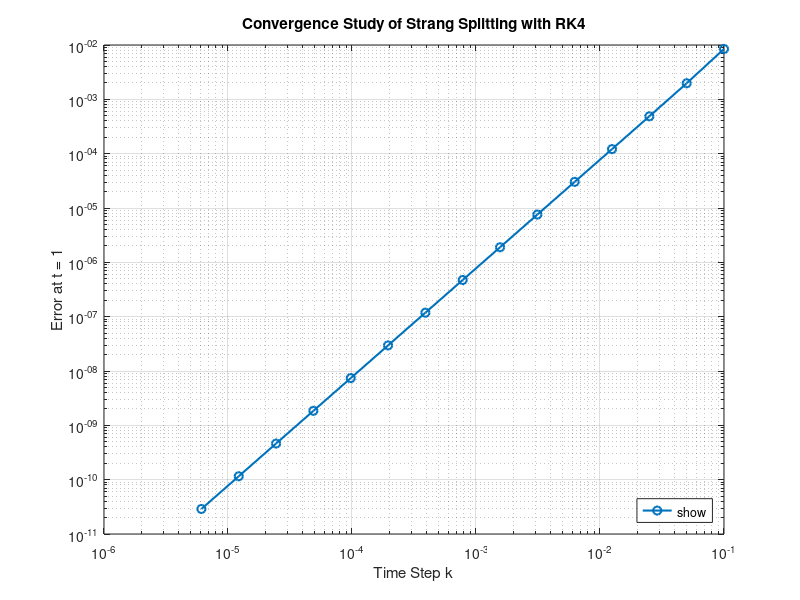

Reproduce this figure in MATLAB.
format long g 
t0 = 0;            
t_end = 1;           
y0 = 3;           
exact_solution = @(t) 12 ./ (exp(4 * t) + 3);  

A = @(y) y^2;     
B = @(y) -4*y; 

k_start = 0.1;    
N = 15;            
k_values = k_start ./ (2.^(0:N-1));   
errors = zeros(size(k_values)); 

for i = 1:length(k_values)
    k = k_values(i);
    t = t0:k:t_end;
    y = zeros(size(t));
    y(1) = y0;

    for n = 1:(length(t)-1)

        k1_A = (k/2) * A(y(n));
        k2_A = (k/2) * A(y(n) + 0.5 * k1_A);
        k3_A = (k/2) * A(y(n) + 0.5 * k2_A);
        k4_A = (k/2) * A(y(n) + k3_A);
        y_half_A = y(n) + (1/6) * (k1_A + 2*k2_A + 2*k3_A + k4_A);


        k1_B = k * B(y_half_A);
        k2_B = k * B(y_half_A + 0.5 * k1_B);
        k3_B = k * B(y_half_A + 0.5 * k2_B);
        k4_B = k * B(y_half_A + k3_B);
        y_full_B = y_half_A + (1/6) * (k1_B + 2*k2_B + 2*k3_B + k4_B);

        k1_A_end = (k/2) * A(y_full_B);
        k2_A_end = (k/2) * A(y_full_B + 0.5 * k1_A_end);
        k3_A_end = (k/2) * A(y_full_B + 0.5 * k2_A_end);
        k4_A_end = (k/2) * A(y_full_B + k3_A_end);
        y(n+1) = y_full_B + (1/6) * (k1_A_end + 2*k2_A_end + 2*k3_A_end + k4_A_end);
    end
    

    exact_y_end = exact_solution(t_end);
    errors(i) = abs(y(end) - exact_y_end);
end

p = polyfit(log(k_values), log(errors), 1);

figure;
loglog(k_values, errors, '-o', 'DisplayName', ['Strang Splitting with RK4 (Slope = ', num2str(p(1), '%.2f'), ')'], 'LineWidth', 1.5);
hold on
xlabel('Time Step k');
ylabel('Error at t = 1');
title('Convergence Study of Strang Splitting with RK4');
grid on;
legend('show', 'Location', 'southeast');


exportgraphics(gcf, "4d.png", 'Resolution', 300);

hold off;
